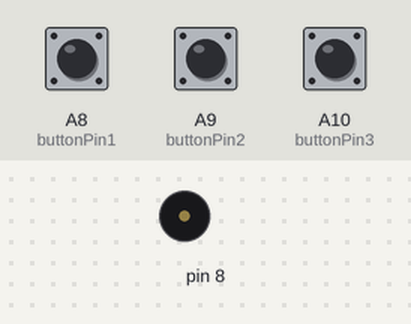
Bench run of a sketch on a simulated Arduino Mega 2560, built with avr-gcc and run on an emulated ATmega2560. On the bench: buzzer (waves = sounding). The inputs (shaded band) are chosen by the test bench; at power-on: A8 (buttonPin1) HIGH, A9 (buttonPin2) HIGH, A10 (buttonPin3) HIGH. What the sketch prints to the serial monitor is not drawn.

Above: at 1.2 s.
1.3 s: A8 (buttonPin1) pulled LOW for 0.15 s
At 1.36 s:
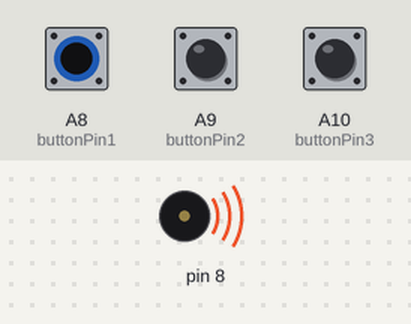
Timing chart, 0 to 4.3 s (numbered marks = the images above; inputs shaded):
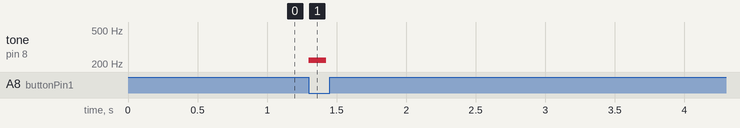

Measured:
- after the input at 1.3 s, tone on pin 8: silent → 220 Hz at once, → silent 0.13 s later

The sketch:

ex4.ino
```cpp
//includem fișierul cu definițiile pentru tonuri
#include "pitches.h"
// melodia ca lista de note
int melody[] = {
  NOTE_A3,
  NOTE_C4,
  NOTE_E4,
  NOTE_C4,
  NOTE_A3,
  NOTE_G3,
  0,
  NOTE_B3,
};

int buttonPin1 = A8, buttonPin2 = A9, buttonPin3 = A10;
int bs1 = 0, bs2 = 0, bs3 = 0;
int bflag1 = 0, bflag2 = 0, bflag3 = 0;
//introducem durata pentru fiecare notă din melodie
int noteDurations[] = {4, 4, 4, 4, 4, 4, 4, 4 };
void setup() {
  pinMode(buttonPin1, INPUT_PULLUP);
  pinMode(buttonPin2, INPUT_PULLUP);
  pinMode(buttonPin3, INPUT_PULLUP);
  // pentru fiecare notă din vectorul melody
  for (int thisNote = 0; thisNote < 8; thisNote++) {
    //calculăm durata de afișare a notei
    int noteDuration = 1000 / noteDurations[thisNote];
    //apelăm funcția de tone pentru difuzorul atașat la
    //pinul 8 și durata specificată
    tone(8, melody[thisNote], noteDuration);
    noTone(8);
  }
  Serial.begin(9600);
}
void loop() {
  bs1 = digitalRead(buttonPin1);
  bs2 = digitalRead(buttonPin2);
  bs3 = digitalRead(buttonPin3);
  int noteDuration = (1000 / noteDurations[0]) / 2;
    int pauseBetweenNotes = noteDuration * 1.30;

  if (bs1 == LOW && bflag1 == 0) {
    tone(8, melody[0], noteDuration);
    delay(pauseBetweenNotes);

    noTone(8);
    Serial.println(1);
    bflag1 = 1;
  } else if (bs1 == HIGH && bflag1 == 1) {
    bflag1 = 0;
  }
  if (bs2 == LOW && bflag2 == 0) {
    tone(8, melody[1], noteDuration);
    delay(pauseBetweenNotes);

    noTone(8);
    Serial.println(2);
    bflag2 = 1;
  } else if (bs2 == HIGH && bflag2 == 1) {
    bflag2 = 0;
  }
  if (bs3 == LOW && bflag3 == 0) {
    tone(8, melody[2], noteDuration);
    delay(pauseBetweenNotes);

    Serial.println(3);
    noTone(8);
    bflag3 = 1;
  } else if (bs3 == HIGH && bflag3 == 1) {
    bflag3 = 0;
  }
}
```

pitches.h
```cpp
#define NOTE_B0 31
#define NOTE_C1 33
#define NOTE_CS1 35
#define NOTE_D1 37
#define NOTE_DS1 39
#define NOTE_E1 41
#define NOTE_F1 44
#define NOTE_FS1 46
#define NOTE_G1 49
#define NOTE_GS1 52
#define NOTE_A1 55
#define NOTE_AS1 58
#define NOTE_B1 62
#define NOTE_C2 65
#define NOTE_CS2 69
#define NOTE_D2 73
#define NOTE_DS2 78
#define NOTE_E2 82
#define NOTE_F2 87
#define NOTE_FS2 93
#define NOTE_G2 98
#define NOTE_GS2 104
#define NOTE_A2 110
#define NOTE_AS2 117
#define NOTE_B2 123
#define NOTE_C3 131
#define NOTE_CS3 139
#define NOTE_D3 147
#define NOTE_DS3 156
#define NOTE_E3 165
#define NOTE_F3 175
#define NOTE_FS3 185
#define NOTE_G3 196
#define NOTE_GS3 208
#define NOTE_A3 220
#define NOTE_AS3 233
#define NOTE_B3 247
#define NOTE_C4 262
#define NOTE_CS4 277
#define NOTE_D4 294
#define NOTE_DS4 311
#define NOTE_E4 330
#define NOTE_F4 349
#define NOTE_FS4 370
#define NOTE_G4 392
#define NOTE_GS4 415
#define NOTE_A4 440
#define NOTE_AS4 466
#define NOTE_B4 494
#define NOTE_C5 523
#define NOTE_CS5 554
#define NOTE_D5 587
#define NOTE_DS5 622
#define NOTE_E5 659
#define NOTE_F5 698
#define NOTE_FS5 740
#define NOTE_G5 784
#define NOTE_GS5 831
#define NOTE_A5 880
#define NOTE_AS5 932
#define NOTE_B5 988
#define NOTE_C6 1047
#define NOTE_CS6 1109
#define NOTE_D6 1175
#define NOTE_DS6 1245
#define NOTE_E6 1319
#define NOTE_F6 1397
#define NOTE_FS6 1480
#define NOTE_G6 1568
#define NOTE_GS6 1661
#define NOTE_A6 1760
#define NOTE_AS6 1865
#define NOTE_B6 1976
#define NOTE_C7 2093
#define NOTE_CS7 2217
#define NOTE_D7 2349
#define NOTE_DS7 2489
#define NOTE_E7 2637
#define NOTE_F7 2794
#define NOTE_FS7 2960
#define NOTE_G7 3136
#define NOTE_GS7 3322
#define NOTE_A7 3520
#define NOTE_AS7 3729
#define NOTE_B7 3951
#define NOTE_C8 4186
#define NOTE_CS8 4435
#define NOTE_D8 4699
#define NOTE_DS8 4978
```
